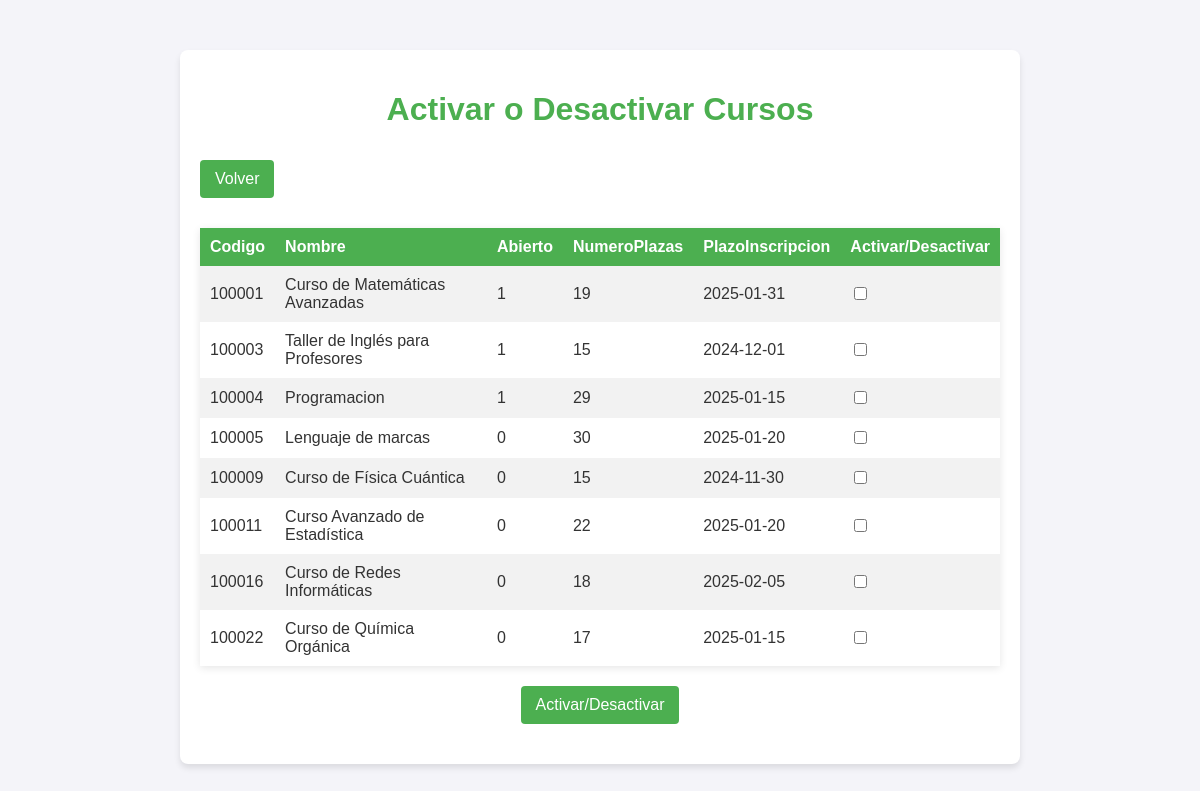
Page /activarDesactivarCursos.php on the committed database.
### tables this page shows
CREATE TABLE `cursos` (
  `codigo` int NOT NULL,
  `nombre` varchar(50) DEFAULT NULL,
  `abierto` tinyint(1) DEFAULT '0',
  `numeroplazas` int DEFAULT NULL,
  `plazoinscripcion` date DEFAULT NULL
);

### activarDesactivarCursos.php (the view, shortened to what this page needs)
<?php
    include 'scriptsEnlaces/conexion.php';
    try {
        $boton = $_POST['boton'];
        $stmt = $enlace->prepare("select * from cursos where plazoinscripcion < Current_Date");
        $stmt->execute();
        if ($boton != "Activar/Desactivar") {
            echo "<!DOCTYPE html>";
            echo "<html lang='es'>";
            echo "<head>";
            echo "<link rel='stylesheet' href='css/estilo.css'>";
            echo "</head>";
            echo "<body>";
            echo "<div class='container'>";
            echo "<h1>Activar o Desactivar Cursos</h1>";
            echo "<button><a href='index.php'>Volver</a></button>";
                echo "<form action='?' method='post'>";
                echo "<table>";
                echo "<tr><th>Codigo</th><th>Nombre</th><th>Abierto</th><th>NumeroPlazas</th><th>PlazoInscripcion</th><th>Activar/Desactivar</th></tr>";
                    while ($fila = $stmt->fetch(PDO::FETCH_NUM)) {
                        echo "<tr>";
                        foreach ($fila as $value) {
                            echo "<td>$value</td>";
                        }
                        echo "<td><input type='checkbox' name='cursos[]' value=$fila[0]></td>";
                        echo "</tr>";
                    }
                echo "</form>";
                echo "<tr>";
                echo "<input type='submit' name='boton' value='Activar/Desactivar'>";
            echo "</div>";
            echo "</body>";
            echo "</html>";
        }
    } catch (PDOException $e) {
        echo "Error: ".$e->getMessage();
    }
?>

### css/estilo.css (style rules this page uses)
body { font-family: Arial, sans-serif; margin: 0; padding: 0; background-color: #f4f4f9; color: #333; }
.container { max-width: 800px; margin: 50px auto; background: #fff; padding: 20px; border-radius: 8px; box-shadow: 0 4px 6px rgba(0, 0, 0, 0.1); }
h1 { text-align: center; color: #4CAF50; }
form { margin-top: 20px; }
input[type="submit"] { background-color: #4CAF50; color: white; padding: 10px 15px; border: none; border-radius: 4px; cursor: pointer; font-size: 1em; display: block; margin: 20px auto; }
button { background-color: #4CAF50; color: white; padding: 10px 15px; border: none; border-radius: 4px; cursor: pointer; font-size: 1em; margin: 10px 0; }
button a { text-decoration: none; color: white; }
table { width: 100%; border-collapse: collapse; margin: 20px 0; font-size: 1em; box-shadow: 0 2px 8px rgba(0, 0, 0, 0.1); }
th, td { padding: 10px; text-align: left; }
th { background-color: #4CAF50; color: white; }
tr:nth-child(even) { background-color: #f2f2f2; }
a { text-decoration: none; color: inherit; }

### rows in the picture
cursos: codigo "100001", nombre "Curso de Matemáticas Avanzadas", abierto "1", numeroplazas "19", plazoinscripcion "2025-01-31"
cursos: codigo "100003", nombre "Taller de Inglés para Profesores", abierto "1", numeroplazas "15", plazoinscripcion "2024-12-01"
cursos: codigo "100004", nombre "Programacion", abierto "1", numeroplazas "29", plazoinscripcion "2025-01-15"
cursos: codigo "100005", nombre "Lenguaje de marcas", abierto "0", numeroplazas "30", plazoinscripcion "2025-01-20"
cursos: codigo "100009", nombre "Curso de Física Cuántica", abierto "0", numeroplazas "15", plazoinscripcion "2024-11-30"
cursos: codigo "100011", nombre "Curso Avanzado de Estadística", abierto "0", numeroplazas "22", plazoinscripcion "2025-01-20"
cursos: codigo "100016", nombre "Curso de Redes Informáticas", abierto "0", numeroplazas "18", plazoinscripcion "2025-02-05"
cursos: codigo "100022", nombre "Curso de Química Orgánica", abierto "0", numeroplazas "17", plazoinscripcion "2025-01-15"
